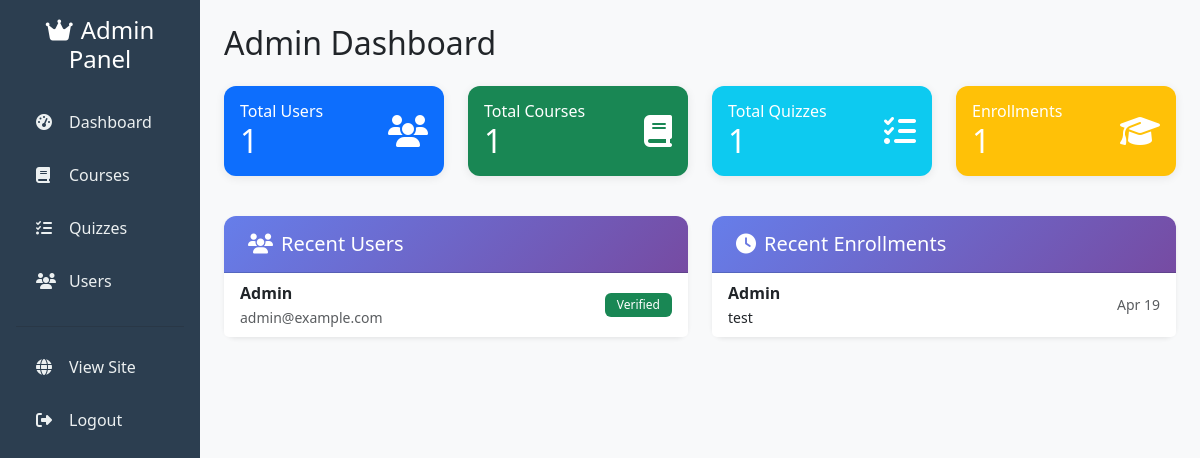
/admin/index.php (signed in), run on the app's committed database.
### tables this page shows
CREATE TABLE `users` (
  `id` int(11) NOT NULL,
  `name` varchar(100) NOT NULL,
  `email` varchar(100) NOT NULL,
  `password` varchar(255) NOT NULL,
  `role` enum('user','admin') DEFAULT 'user',
  `email_verified` tinyint(1) DEFAULT 0,
  `verification_token` varchar(64) DEFAULT NULL,
  `token_expires_at` datetime DEFAULT NULL,
  `reset_token` varchar(64) DEFAULT NULL,
  `reset_token_expires_at` datetime DEFAULT NULL,
  `created_at` timestamp NOT NULL DEFAULT current_timestamp()
);

CREATE TABLE `enrollments` (
  `id` int(11) NOT NULL,
  `user_id` int(11) NOT NULL,
  `course_id` int(11) NOT NULL,
  `status` enum('enrolled','in_progress','completed') DEFAULT 'enrolled',
  `enrolled_at` timestamp NOT NULL DEFAULT current_timestamp(),
  `completed_at` datetime DEFAULT NULL
);

CREATE TABLE `courses` (
  `id` int(11) NOT NULL,
  `category_id` int(11) NOT NULL,
  `title` varchar(200) NOT NULL,
  `slug` varchar(200) NOT NULL,
  `description` text DEFAULT NULL,
  `image_url` varchar(500) DEFAULT NULL,
  `price` decimal(10,2) DEFAULT 0.00,
  `level` enum('beginner','intermediate','advanced') DEFAULT 'beginner',
  `is_featured` tinyint(1) DEFAULT 0,
  `created_at` timestamp NOT NULL DEFAULT current_timestamp()
);

### config/functions.php (called while the page is built, shortened)
<?php
function sanitize($input) {
    return htmlspecialchars(trim($input), ENT_QUOTES, 'UTF-8');
}
?>

### admin/index.php (the view, shortened to what this page needs)
<?php
require_once '../config/database.php';
require_once '../config/functions.php';
require_once '../includes/admin_header.php';
$total_users = $pdo->query("SELECT COUNT(*) FROM users")->fetchColumn();
$total_courses = $pdo->query("SELECT COUNT(*) FROM courses")->fetchColumn();
$total_quizzes = $pdo->query("SELECT COUNT(*) FROM quizzes")->fetchColumn();
$total_enrollments = $pdo->query("SELECT COUNT(*) FROM enrollments")->fetchColumn();
$recent_users = $pdo->query("SELECT * FROM users ORDER BY created_at DESC LIMIT 5")->fetchAll();
$recent_enrollments = $pdo->prepare("
    SELECT e.*, u.name as user_name, c.title as course_title
    FROM enrollments e
    JOIN users u ON e.user_id = u.id
    JOIN courses c ON e.course_id = c.id
    ORDER BY e.enrolled_at DESC LIMIT 5
");
$recent_enrollments->execute();
$recent_enrollments = $recent_enrollments->fetchAll();
?>
<h2 class="mb-4">Admin Dashboard</h2>
<div class="row mb-4">
    <div class="col-md-3 mb-3">
        <div class="card bg-primary text-white">
            <div class="card-body">
                <div class="d-flex justify-content-between align-items-center">
                    <div>
                        <h6 class="mb-0">Total Users</h6>
                        <h2 class="mb-0"><?php echo $total_users; ?></h2>
                    </div>
                    <i class="fas fa-users fa-2x"></i>
                </div>
            </div>
        </div>
    </div>
    <div class="col-md-3 mb-3">
        <div class="card bg-success text-white">
            <div class="card-body">
                <div class="d-flex justify-content-between align-items-center">
                    <div>
                        <h6 class="mb-0">Total Courses</h6>
                        <h2 class="mb-0"><?php echo $total_courses; ?></h2>
                    </div>
                    <i class="fas fa-book fa-2x"></i>
                </div>
            </div>
        </div>
    </div>
    <div class="col-md-3 mb-3">
        <div class="card bg-info text-white">
            <div class="card-body">
                <div class="d-flex justify-content-between align-items-center">
                    <div>
                        <h6 class="mb-0">Total Quizzes</h6>
                        <h2 class="mb-0"><?php echo $total_quizzes; ?></h2>
                    </div>
                    <i class="fas fa-tasks fa-2x"></i>
                </div>
            </div>
        </div>
    </div>
    <div class="col-md-3 mb-3">
        <div class="card bg-warning text-white">
            <div class="card-body">
                <div class="d-flex justify-content-between align-items-center">
                    <div>
                        <h6 class="mb-0">Enrollments</h6>
                        <h2 class="mb-0"><?php echo $total_enrollments; ?></h2>
                    </div>
                    <i class="fas fa-graduation-cap fa-2x"></i>
                </div>
            </div>
        </div>
    </div>
</div>
<div class="row">
    <div class="col-md-6">
        <div class="card shadow-sm">
            <div class="card-header bg-primary text-white">
                <h5 class="mb-0"><i class="fas fa-users me-2"></i>Recent Users</h5>
            </div>
            <div class="list-group list-group-flush">
                <?php foreach ($recent_users as $user): ?>
                    <div class="list-group-item">
                        <div class="d-flex justify-content-between align-items-center">
                            <div>
                                <strong><?php echo sanitize($user['name']); ?></strong><br>
                                <small class="text-muted"><?php echo sanitize($user['email']); ?></small>
                            </div>
                            <span class="badge <?php echo $user['email_verified'] ? 'bg-success' : 'bg-warning'; ?>">
                                <?php echo $user['email_verified'] ? 'Verified' : 'Pending'; ?>
                            </span>
                        </div>
                    </div>
                <?php endforeach; ?>
            </div>
        </div>
    </div>
    <div class="col-md-6">
        <div class="card shadow-sm">
            <div class="card-header bg-primary text-white">
                <h5 class="mb-0"><i class="fas fa-clock me-2"></i>Recent Enrollments</h5>
            </div>
            <div class="list-group list-group-flush">
                <?php foreach ($recent_enrollments as $enrollment): ?>
                    <div class="list-group-item">
                        <div class="d-flex justify-content-between align-items-center">
                            <div>
                                <strong><?php echo sanitize($enrollment['user_name']); ?></strong><br>
                                <small><?php echo sanitize($enrollment['course_title']); ?></small>
                            </div>
                            <small class="text-muted"><?php echo date('M d', strtotime($enrollment['enrolled_at'])); ?></small>
                        </div>
                    </div>
                <?php endforeach; ?>
            </div>
        </div>
    </div>
</div>
<?php include '../includes/admin_footer.php'; ?>

### assets/css/style.css (style rules this page uses)
* { margin: 0; padding: 0; box-sizing: border-box; }
body { font-family: 'Segoe UI', Tahoma, Geneva, Verdana, sans-serif; background-color: #f8f9fa; min-height: 100vh; display: flex; flex-direction: column; }
.card { border: none; border-radius: 12px; box-shadow: 0 2px 10px rgba(0,0,0,0.08); transition: transform 0.3s ease, box-shadow 0.3s ease; }
.card-header { background: linear-gradient(135deg, #667eea 0%, #764ba2 100%); color: white; border-radius: 12px 12px 0 0 !important; padding: 1rem 1.5rem; }
.badge { padding: 6px 12px; font-weight: 500; }

### data on the page
users: name "Admin", email "admin@example.com", email_verified "Verified"
enrollments: user.name "Admin", course.title "test", enrolled_at "Apr 19"

### other printed values
$total_users "1"
$total_courses "1"
$total_quizzes "1"
$total_enrollments "1"
